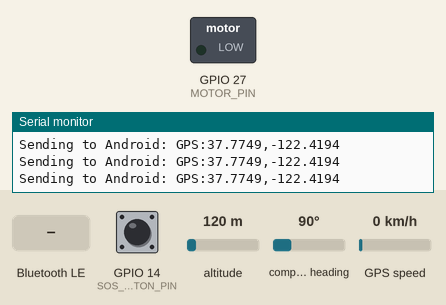
Recording of a sketch running on a simulated ESP32. Shown: switched loads named in the sketch (green lamp = pin HIGH), the last lines printed to the serial monitor. Dashed ring = blinking. Inputs (shaded band) come from the test bench; at power-on: GPIO 14 (SOS_BUTTON_PIN) HIGH, altitude 120 m, compass heading 90°, GPS speed 0 km/h. The GPS gets a fix after 3 s at 37.7749, -122.4194 with 8 satellites; nothing arrives over Bluetooth unless stated; a phone connects over Bluetooth LE 3 s after start.

Above: at 4.4 s.
4.5 s: Bluetooth LE write "VIBRATE_1" received
At 5.1 s:
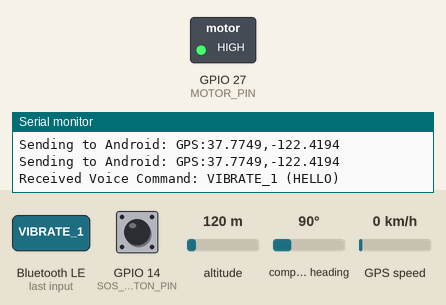
7.0 s: Bluetooth LE write "VIBRATE_2" received
At 7.7 s:
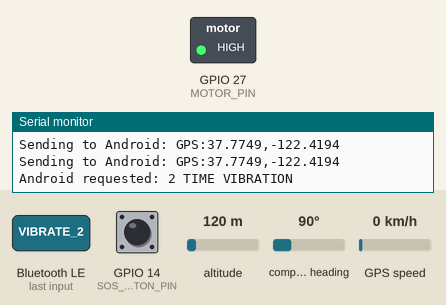
Timing chart, 0 to 10.0 s (numbered marks = the images above; inputs shaded):
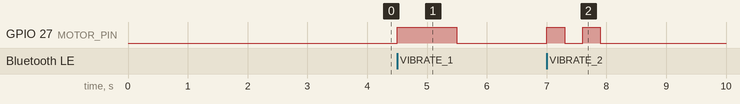

The sketch:

demo2.ino
```cpp
#include <BLEDevice.h>
#include <BLEServer.h>
#include <BLEUtils.h>
#include <BLE2902.h>
#include <HardwareSerial.h>
#include <TinyGPS++.h>

#define MOTOR_PIN 27
#define SOS_BUTTON_PIN 14 // Change this to your actual SOS button pin

unsigned long lastDebounceTime = 0;
unsigned long debounceDelay = 50;
int lastButtonState = HIGH;
int buttonState = HIGH;

HardwareSerial gpsSerial(1);
TinyGPSPlus gps;

BLECharacteristic *pCharacteristic;
bool deviceConnected = false;

#define SERVICE_UUID        "4fafc201-1fb5-459e-8fcc-c5c9c331914b"
#define CHARACTERISTIC_UUID "beb5483e-36e1-4688-b7f5-ea07361b26a8"

// -------- BLE Callbacks --------
class MyServerCallbacks: public BLEServerCallbacks {
  void onConnect(BLEServer* pServer) {
    deviceConnected = true;
    Serial.println("BLE Connected");
  }

  void onDisconnect(BLEServer* pServer) {
    deviceConnected = false;
    Serial.println("BLE Disconnected");
    BLEDevice::startAdvertising();
  }
};

class MyCallbacks: public BLECharacteristicCallbacks {
  void onWrite(BLECharacteristic *pCharacteristic) {
    // Trim string to avoid hidden newlines or spaces ruining the match
    String rxValue = pCharacteristic->getValue().c_str();
    rxValue.trim();

    if (rxValue.length() > 0) {
      if (rxValue == "VIBRATE_1") {
        Serial.println("Received Voice Command: VIBRATE_1 (HELLO)");
        digitalWrite(MOTOR_PIN, HIGH);
        delay(1000); // Vibrate for 1 second
        digitalWrite(MOTOR_PIN, LOW);
      }
      else if (rxValue == "VIBRATE_2") {
        Serial.println("Android requested: 2 TIME VIBRATION");
        // --- Vibrate 1! ---
        digitalWrite(MOTOR_PIN, HIGH); // Turn motor ON
        delay(300);                    // Wait 0.3 seconds
        digitalWrite(MOTOR_PIN, LOW);  // Turn motor OFF

        // --- Pause! ---
        delay(300);                    // Pause for 0.3 seconds so you can feel the gap
        // --- Vibrate 2! ---
        digitalWrite(MOTOR_PIN, HIGH); // Turn motor ON again
        delay(300);                    // Wait 0.3 seconds
        digitalWrite(MOTOR_PIN, LOW);  // Turn motor OFF
      }
      else {
        Serial.print("Received Unknown Command: '");
        Serial.print(rxValue);
        Serial.println("'");      }
    }
  }
};

// -------- Setup --------
void setup() {
  Serial.begin(115200);
  pinMode(MOTOR_PIN, OUTPUT);
  pinMode(SOS_BUTTON_PIN, INPUT_PULLUP);
  Serial.print("SOS Button Configured on Pin: ");
  Serial.println(SOS_BUTTON_PIN);

  // GPS init
  gpsSerial.begin(9600, SERIAL_8N1, 16, 17);

  // BLE init
  BLEDevice::init("SignSpeak_Band");

  BLEServer *pServer = BLEDevice::createServer();
  pServer->setCallbacks(new MyServerCallbacks());

  BLEService *pService = pServer->createService(SERVICE_UUID);

  // Set up characteristic to be written to by Android app
  pCharacteristic = pService->createCharacteristic(
                      CHARACTERISTIC_UUID,
                      BLECharacteristic::PROPERTY_WRITE |
                      BLECharacteristic::PROPERTY_NOTIFY
                    );

  pCharacteristic->addDescriptor(new BLE2902());
  pCharacteristic->setCallbacks(new MyCallbacks());

  pService->start();

  // FIX: Explicitly advertise the new UUID so Android connects flawlessly
  BLEAdvertising *pAdvertising = BLEDevice::getAdvertising();
  pAdvertising->addServiceUUID(SERVICE_UUID);
  pAdvertising->setScanResponse(true);
  BLEDevice::startAdvertising();

  Serial.println("System Ready. Listening for VIBRATE commands and GPS data...");
}

// -------- Loop --------
void loop() {
  // -------- Read SOS Button --------
  int reading = digitalRead(SOS_BUTTON_PIN);
  if (reading != lastButtonState) {
    lastDebounceTime = millis();
  }
  if ((millis() - lastDebounceTime) > debounceDelay) {
    if (reading != buttonState) {
      buttonState = reading;
      if (buttonState == LOW) { // Button pressed!
        Serial.println("SOS Button Pressed! Sending command to App...");
        if (deviceConnected && pCharacteristic != nullptr) {
          pCharacteristic->setValue("SOS");
          pCharacteristic->notify();
        }
      }
    }
  }
  lastButtonState = reading;
  // ---------------------------------

#if 0 // Set to 1 for MOCK TEST, set to 0 to use real GPS
  // --- TEMPORARY MOCK TEST ---
  // Instead of waiting for real satellites, just force a fake location every 3 seconds!
  char gpsString[32];

  // We will hardcode a mock location to test the Android map animation
  sprintf(gpsString, "GPS:20.2961,85.8245");

  // 5. Fire it to the Android App over Bluetooth!
  if (deviceConnected && pCharacteristic != nullptr) {
    pCharacteristic->setValue(gpsString);
    pCharacteristic->notify(); // Push to Android
  }

  Serial.println("Sent fake GPS to Android over Bluetooth!");
  delay(3000); // Wait 3 seconds
  // ---------------------------
#else
  // --- Debugging info every 5 seconds ---
  static unsigned long lastDebugPrint = 0;
  if (millis() - lastDebugPrint > 5000) {
    lastDebugPrint = millis();

    // Debug print for SOS Button
    int currentBtnState = digitalRead(SOS_BUTTON_PIN);
    Serial.print("[DEBUG] SOS Button Pin ");
    Serial.print(SOS_BUTTON_PIN);
    Serial.print(" State: ");
    Serial.println(currentBtnState == LOW ? "LOW (Pressed)" : "HIGH (Not Pressed)");

    if (gps.charsProcessed() < 10) {
      Serial.println("[GPS DEBUG] No GPS data received yet. Check RX/TX wiring or baud rate.");
    } else if (!gps.location.isValid()) {
      Serial.println("[GPS DEBUG] Receiving GPS data, but waiting for satellite fix... (Go outside)");
    }
  }

  // 📍 Feed GPS data into TinyGPS++
  while (gpsSerial.available() > 0) {
    char c = gpsSerial.read();

    // Uncomment this if you still want to see raw NMEA GPS text
    // Serial.write(c);

    if (gps.encode(c)) {
      // 1. Obtain newly secured lock from GPS Module (TinyGPS++)
      if (gps.location.isValid() && gps.location.isUpdated()) {
        float currentLat = gps.location.lat(); // Live GPS Lat
        float currentLon = gps.location.lng(); // Live GPS Lon

        // 2. We need a character array to hold the formatted string
        char gpsString[32];

        // 3. Format the numbers into the specific "GPS:lat,lon" string
        sprintf(gpsString, "GPS:%.4f,%.4f", currentLat, currentLon);

        // 4. Print it to Serial Monitor so you can verify it locally
        Serial.print("Sending to Android: ");
        Serial.println(gpsString);

        // 5. Fire it to the Android App over Bluetooth!
        if (deviceConnected && pCharacteristic != nullptr) {
          pCharacteristic->setValue(gpsString);
          pCharacteristic->notify();
        }
      }
    }
  }
#endif
}
```

Measured:
- after the input at 4.5 s, GPIO 27 (MOTOR_PIN): LOW → HIGH at once, → LOW 1.0 s later
- after the input at 7.0 s, GPIO 27 (MOTOR_PIN): alternates HIGH for 0.30 s and LOW for 0.30 s, 4 changes in all, then stays LOW, starting at once
